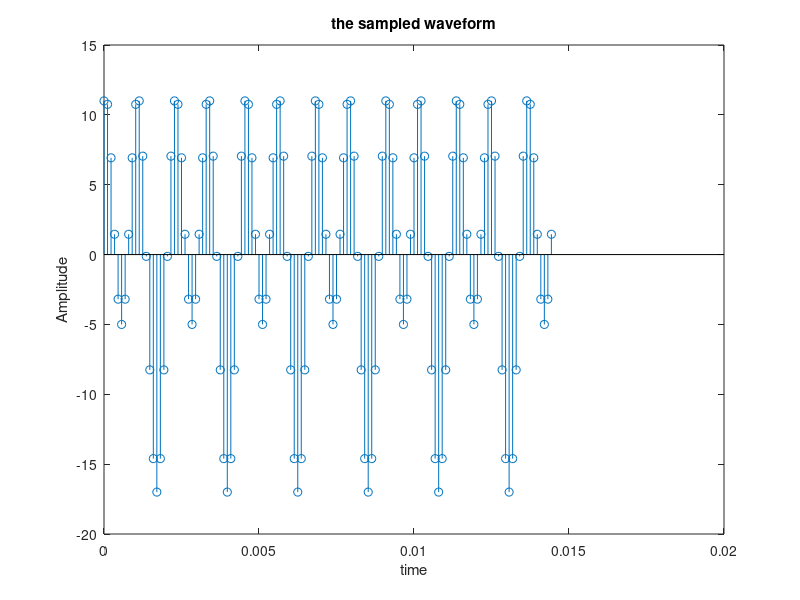

The MATLAB script that drew this image:
a=6;
b=11;
p=440;
q=880;
r=8800;
n=128;
close all;

Fs = r;
t = 0:1/Fs:1-1/Fs;
Ts= 1/Fs;
Tend=(n-1)*Ts;
X = a*sin(2*pi*p*t)+b*cos(2*pi*q*t);

figure
Y = linspace(0,Tend);
stem(t(1:n),X(1:n))
%plot(t, x);
title('the sampled waveform')
xlabel('time')
ylabel('Amplitude')

%Y=fft(x);
%plot(Y) 
%title('Single-Sided Amplitude Spectrum of X(t)')
%xlabel('f (Hz)')
%ylabel('|P1(f)|')


